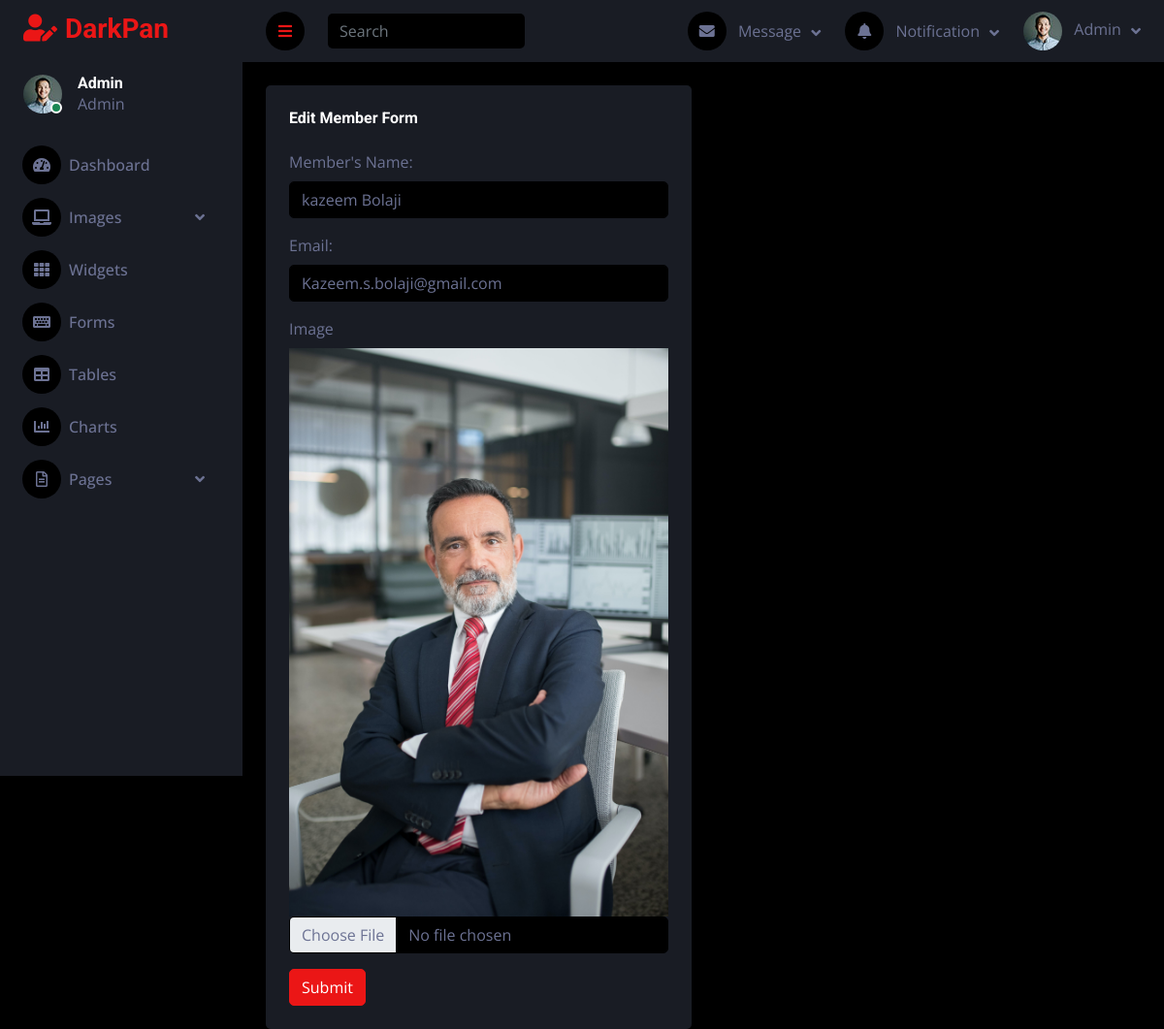
The page /dashboard/team-edit/1 (signed in) on the database its author committed.
### dashboard/models.py (models this page shows, shortened)
class Teamphoto(models.Model):
    name = models.CharField(max_length=100)
    email = models.EmailField()
    staff_possition = models.ForeignKey(Position, on_delete=models.CASCADE)
    photo = models.ImageField(blank=True, upload_to='imagesz')

### dashboard/views.py (the view, shortened to what this page needs)
# urls.py: path('dashboard/team-edit/<int:id>', views.team_edit, name='team_edit'),
@login_required(login_url='userapp:login')
def team_edit(request, id):
    get_team = Teamphoto.objects.get(id=id)
    context = {
        'team' : get_team
    }
    return render(request, 'dashboard/team_edit.html', context)

### dashboard/templates/dashboard/team_edit.html (shortened to what this page needs)
{% extends 'dashboard/base.html' %}
{% load static %}
{% block content %}
<div class="container-fluid pt-4 px-4">
    <div class="row g-4">
        <div class="col-sm-12 col-xl-6">
            <div class="bg-secondary rounded h-100 p-4">
                <h6 class="mb-4">Edit Member Form</h6>
                <form method="post" autocomplete="off" enctype="multipart/form-data">
                    <div class="mb-3">
                        <label for="exampleInputEmail1" class="form-label">Member's Name:</label>
                        <input type="text" class="form-control" id="exampleInputName1" name="name"
                            aria-describedby="emailHelp" value="{{team.name}}">
                    </div>
                    <div class="mb-3">
                        <label for="exampleInputPassword1" class="form-label">Email:</label>
                        <input type="email" class="form-control" id="exampleInputEmail1" name="email" value="{{team.email}}">
                    </div>
                    <div class="mb-3">
                        <label for="formFileMultiple" class="form-label">Image</label>
                        <img src="{{team.photo.url}}" alt="" width="100%">
                        <input class="form-control bg-dark" type="file" accept="image/*" id="formFile" name="upload" value="{{team.photo}}">
                    </div>
                    <button type="submit" class="btn btn-primary">Submit</button>
                </form>
            </div>
        </div>
    </div>
</div>
{% endblock %}

### dashboard/templates/dashboard/base.html (shortened to what this page needs)
{% load static %}
<!DOCTYPE html>
<html lang="en">
<head>
    <link href="https://cdnjs.cloudflare.com/ajax/libs/font-awesome/5.10.0/css/all.min.css" rel="stylesheet">
    <link href="https://cdn.jsdelivr.net/npm/bootstrap-icons@1.4.1/font/bootstrap-icons.css" rel="stylesheet">
    <link href="{% static 'dashboard/lib/owlcarousel/assets/owl.carousel.min.css' %}" rel="stylesheet">
    <link href="{% static 'dashboard/lib/tempusdominus/css/tempusdominus-bootstrap-4.min.css' %}" rel="stylesheet" />
    <link href="{% static 'dashboard/css/bootstrap.min.css' %}" rel="stylesheet">
    <link href="{% static 'dashboard/css/style.css' %}" rel="stylesheet">
</head>
<body>
    <div class="container-fluid position-relative d-flex p-0">
        {% if user.is_authenticated %}
        <div class="sidebar pe-4 pb-3">
            <nav class="navbar bg-secondary navbar-dark">
                <a href="index.html" class="navbar-brand mx-4 mb-3">
                    <h3 class="text-primary"><i class="fa fa-user-edit me-2"></i>DarkPan</h3>
                </a>
                <div class="d-flex align-items-center ms-4 mb-4">
                    <div class="position-relative">
                        <img class="rounded-circle" src="{% static 'dashboard/img/user.jpg' %}" alt="" style="width: 40px; height: 40px;">
                        <div class="bg-success rounded-circle border border-2 border-white position-absolute end-0 bottom-0 p-1"></div>
                    </div>
                    <div class="ms-3">
                        <h6 class="mb-0">{{user.username}}</h6>
                        <span>Admin</span>
                    </div>
                </div>
                <div class="navbar-nav w-100">
                    <a href="{% url 'dashboard:dashboard' %}" class="nav-item nav-link  {% if request.resolver_match.url_name == 'dashboard' %}active{% endif %}"><i class="fa fa-tachometer-alt me-2"></i>Dashboard</a>
                    <div class="nav-item dropdown">
                        <a href="#" class="nav-link dropdown-toggle" data-bs-toggle="dropdown"><i class="fa fa-laptop me-2"></i>Images</a>
                    </div>
                    <a href="widget.html" class="nav-item nav-link"><i class="fa fa-th me-2"></i>Widgets</a>
                    <a href="{% url 'dashboard:form' %}" class="nav-item nav-link  {% if request.resolver_match.url_name == 'form' %}active{% endif %}"><i class="fa fa-keyboard me-2"></i>Forms</a>
                    <a href="table.html" class="nav-item nav-link"><i class="fa fa-table me-2"></i>Tables</a>
                    <a href="chart.html" class="nav-item nav-link"><i class="fa fa-chart-bar me-2"></i>Charts</a>
                    <div class="nav-item dropdown">
                        <a href="#" class="nav-link dropdown-toggle" data-bs-toggle="dropdown"><i class="far fa-file-alt me-2"></i>Pages</a>
                    </div>
                </div>
            </nav>
        </div>
        <div class="content">
            <nav class="navbar navbar-expand bg-secondary navbar-dark sticky-top px-4 py-0">
                <a href="#" class="sidebar-toggler flex-shrink-0">
                    <i class="fa fa-bars"></i>
                </a>
                <form class="d-none d-md-flex ms-4">
                    <input class="form-control bg-dark border-0" type="search" placeholder="Search">
                </form>
                <div class="navbar-nav align-items-center ms-auto">
                    <div class="nav-item dropdown">
                        <a href="#" class="nav-link dropdown-toggle" data-bs-toggle="dropdown">
                            <i class="fa fa-envelope me-lg-2"></i>
                            <span class="d-none d-lg-inline-flex">Message</span>
                        </a>
                    </div>
                    <div class="nav-item dropdown">
                        <a href="#" class="nav-link dropdown-toggle" data-bs-toggle="dropdown">
                            <i class="fa fa-bell me-lg-2"></i>
                            <span class="d-none d-lg-inline-flex">Notification</span>
                        </a>
                    </div>
                    <div class="nav-item dropdown">
                        <a href="#" class="nav-link dropdown-toggle" data-bs-toggle="dropdown">
                            <img class="rounded-circle me-lg-2" src="{% static 'dashboard/img/user.jpg' %}" alt="" style="width: 40px; height: 40px;">
                            <span class="d-none d-lg-inline-flex">{{user.username}}</span>
                        </a>
                    </div>
                </div>
            </nav>
    {% endif %}
            {% block content %}
            {% endblock %}
</body>
</html>

### dashboard/static/dashboard/css/style.css (style rules this page uses)
:root { --primary: #EB1616; --secondary: #191C24; --light: #6C7293; --dark: #000000; }
.btn { transition: .5s; }
.sidebar { position: fixed; top: 0; left: 0; bottom: 0; width: 250px; height: 100vh; overflow-y: auto; background: var(--secondary); transition: 0.5s; z-index: 999; }
.content { margin-left: 250px; min-height: 100vh; background: var(--dark); transition: 0.5s; }
@media (min-width: 992px) { .sidebar { margin-left: 0; } }
@media (min-width: 992px) { .content { width: calc(100% - 250px); } }
.sidebar .navbar .navbar-nav .nav-link { padding: 7px 20px; color: var(--light); font-weight: 500; border-left: 3px solid var(--secondary); border-radius: 0 30px 30px 0; outline: none; }
.sidebar .navbar .navbar-nav .nav-link i { width: 40px; height: 40px; display: inline-flex; align-items: center; justify-content: center; background: var(--dark); border-radius: 40px; }
.sidebar .navbar .dropdown-toggle::after { position: absolute; top: 15px; right: 15px; border: none; content: "\f107"; font-family: "Font Awesome 5 Free"; font-weight: 900; transition: .5s; }
.content .navbar .navbar-nav .nav-link { margin-left: 25px; padding: 12px 0; color: var(--light); outline: none; }
.content .navbar .sidebar-toggler, .content .navbar .navbar-nav .nav-link i { width: 40px; height: 40px; display: inline-flex; align-items: center; justify-content: center; background: var(--dark); border-radius: 40px; }
.content .navbar .dropdown-toggle::after { margin-left: 6px; vertical-align: middle; border: none; content: "\f107"; font-family: "Font Awesome 5 Free"; font-weight: 900; transition: .5s; }

### rows shown on the page
Teamphoto: name "kazeem Bolaji", email "Kazeem.s.bolaji@gmail.com", photo (picture)

### other values the page prints
{{ user.username }} "Admin"
